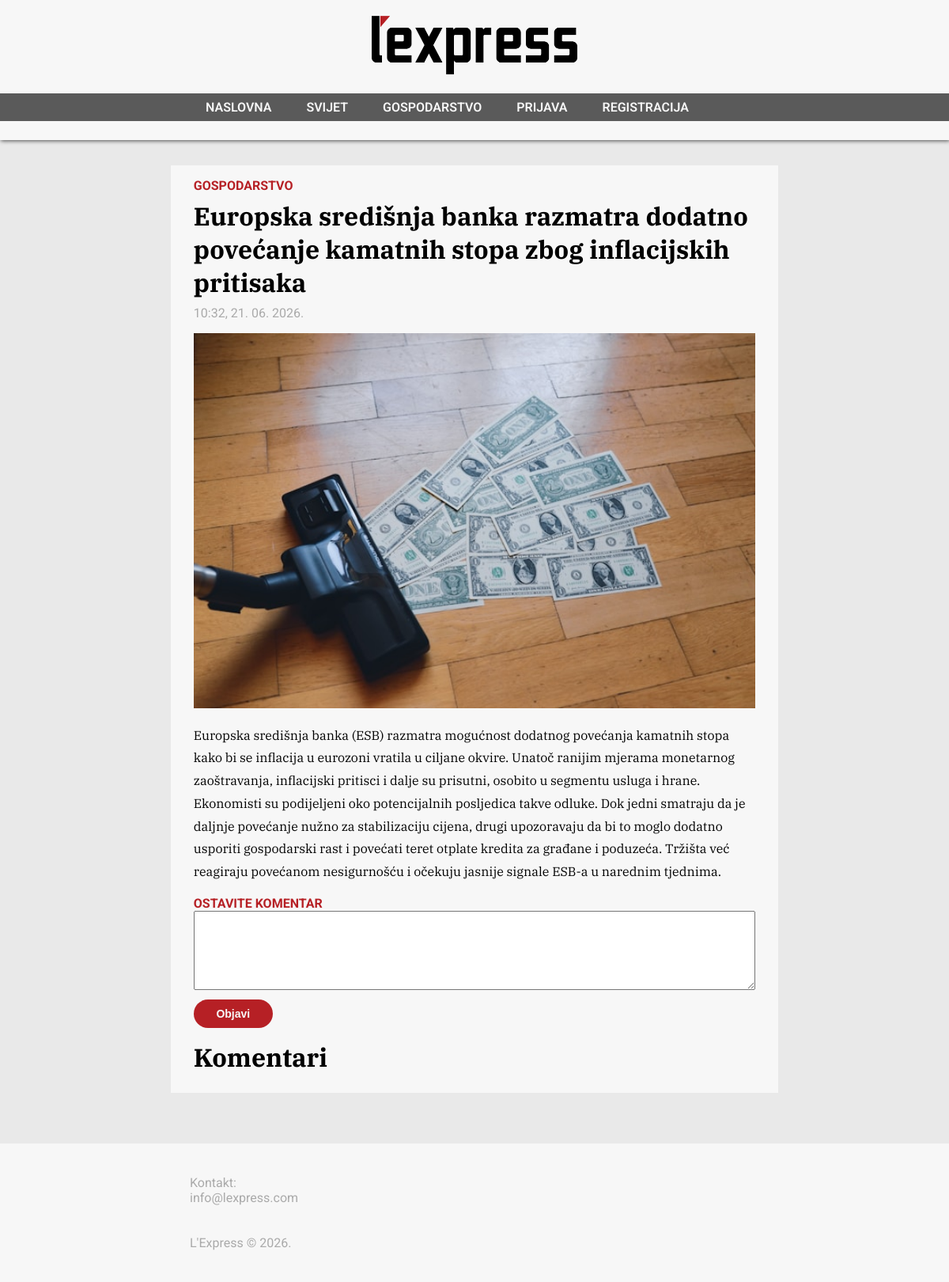
The app's page /Projekt/clanak.php?clanak=1782037975 with its own data.
### tables this page shows
CREATE TABLE `vijest` (
  `vijest_id` int(11) NOT NULL,
  `naslov` varchar(255) NOT NULL,
  `sadrzaj` text NOT NULL,
  `datum_objave` timestamp NOT NULL DEFAULT current_timestamp(),
  `kategorija_id` int(11) NOT NULL,
  `autor_id` int(11) NOT NULL
);

CREATE TABLE `kategorija` (
  `kategorija_id` int(11) NOT NULL,
  `naziv` varchar(100) NOT NULL
);

### Projekt/funkcije.php (called while the page is built, shortened)
<?php
function dohvatiClanak($pdo, $id) {
    $sql="SELECT vijest.vijest_id, vijest.naslov, vijest.sadrzaj, vijest.datum_objave, kategorija.naziv kategorija FROM vijest
    INNER JOIN kategorija ON kategorija.kategorija_id = vijest.kategorija_id
    WHERE vijest.vijest_id = :id;";
    $stmt=$pdo->prepare($sql);
    $stmt->execute([
        ':id' => $id
    ]);
    return $stmt->fetch(PDO::FETCH_ASSOC);
}
?>

### Projekt/clanak.php (the view, shortened to what this page needs)
<?php
include "konekcija.php";
include "funkcije.php";
include "header.php";
$id=$_GET['clanak'];
$nema=false;
if(!$clanak=dohvatiClanak($pdo, $id)) {
    $nema=true;
    $clanak['naslov']="Članak nedostupan";
}
?>
<main>
    <article>
        <h3>
            <?php echo $clanak['kategorija'] ?>
        </h3>
        <h2>
            <?php echo $clanak['naslov'] ?>
        </h2>
        <span>
            <?php echo date("H:i, d. m. Y.", strtotime($clanak['datum_objave']))  ?>
        </span>
        <img src="slike/vijesti/<?php echo $clanak['vijest_id'] ?>.png">
        <p>
            <?php echo $clanak['sadrzaj'] ?>
        </p>
        <?php
            if(!$nema){
                echo "
                <div class='komentari'>
                    <h3>
                        Ostavite komentar
                    </h3>
                    <form method='POST' action='komentar.php?clanak=$id'>
                        <textarea name='tekst' maxlength='255'></textarea><br>
                        <input type='submit' name='submit' value='Objavi'>
                    </form>
                    <h2>
                        Komentari
                    </h2>";
                echo "</div>";
            }
        ?>
    </article>
</main>
<?php
include "footer.php";
?>

### Projekt/stil/stil.css (style rules this page uses)
:root { --bg: #e9e9e9; --bgLight: #f7f7f7; --nav: #5a5a5a; --fontDark: #5a5a5a; --fontLight: #f7f7f7; --fontSoft: #aaaaaa; --accent: #b62025; --serif: "IBM Plex Serif", Georgia, serif; }
* { box-sizing: border-box; margin: 0; padding: 0; }
body { font-family: Roboto, Arial, Helvetica, sans-serif; background-color: var(--bg); }
@media screen and (max-width: 1300px) { main { padding: 4vh 10%; } }
@media screen and (max-width: 1300px) { form { width: 60%; } }

### records on screen
vijest: kategorija.naziv "GOSPODARSTVO", naslov "Europska središnja banka razmatra dodatno povećanje kamatnih stopa zbog inflacijskih pritisaka", datum_objave "10:32, 21. 06. 2026.", vijest_id (picture), sadrzaj "Europska središnja banka (ESB) razmatra mogućnost dodatnog povećanja kamatnih stopa kako bi se inflacija u eurozoni vratila u ciljane okvire. Unatoč ranijim mjerama monetarnog zaoštravanja, inflacijski pritisci i dalje su prisutni, osobito u segmentu usluga i hrane. Ekonomisti su podijeljeni oko potencijalnih posljedica takve odluke. Dok jedni smatraju da je daljnje povećanje nužno za stabilizaciju cijena, drugi upozoravaju da bi to moglo dodatno usporiti gospodarski rast i povećati teret otplate kredita za građane i poduzeća. Tržišta već reagiraju povećanom nesigurnošću i očekuju jasnije signale ESB-a u narednim tjednima."
